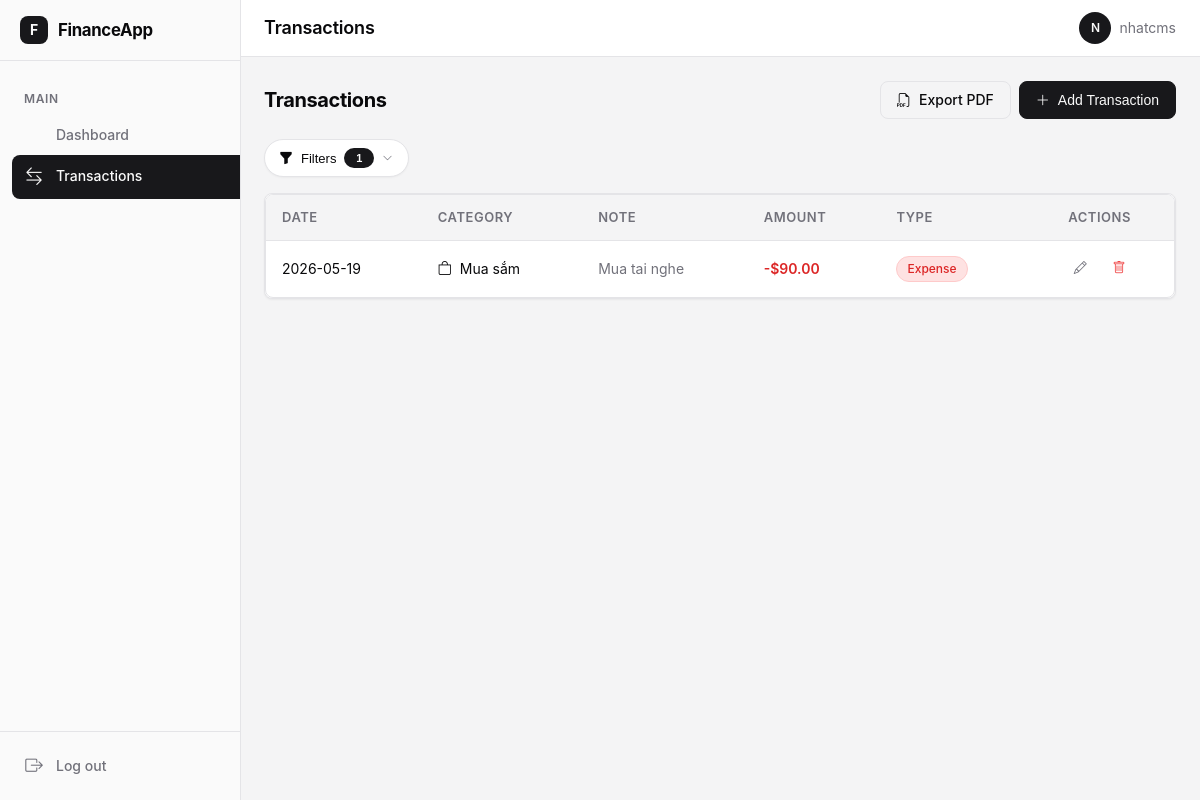
The page /transactions?category_id=5 (signed in) on the database its author committed.
### models.py (models this page shows, shortened)
class User(UserMixin, db.Model):
    id = db.Column(db.Integer, primary_key=True)
    username = db.Column(db.String(64), index=True, unique=True)
    email = db.Column(db.String(120), index=True, unique=True)
    password_hash = db.Column(db.String(256))
    transactions = db.relationship('Transaction', backref='author', lazy='dynamic')

class Transaction(db.Model):
    id = db.Column(db.Integer, primary_key=True)
    user_id = db.Column(db.Integer, db.ForeignKey('user.id'))
    category_id = db.Column(db.Integer, db.ForeignKey('category.id'))
    amount = db.Column(db.Float)
    note = db.Column(db.String(200))
    date = db.Column(db.Date, index=True, default=datetime.utcnow().date)
    created_at = db.Column(db.DateTime, default=datetime.utcnow)

class Category(db.Model):
    id = db.Column(db.Integer, primary_key=True)
    name = db.Column(db.String(64))
    type = db.Column(db.String(20)) # 'Income' or 'Expense'
    icon = db.Column(db.String(64)) # Bootstrap icon name
    transactions = db.relationship('Transaction', backref='category', lazy='dynamic')

### app.py (the view)
@app.route('/transactions')
@login_required
def transactions():
    from datetime import date, timedelta
    date_from_str = request.args.get('date_from', '').strip()
    date_to_str = request.args.get('date_to', '').strip()
    type_filter = request.args.get('type', 'All')
    category_id = request.args.get('category_id', '').strip()
    amount_min_str = request.args.get('amount_min', '').strip()
    amount_max_str = request.args.get('amount_max', '').strip()
    note_search = request.args.get('note_search', '').strip()
    today = date.today()
    if date_from_str:
        date_from = datetime.strptime(date_from_str, '%Y-%m-%d').date()
    else:
        date_from = today - timedelta(days=7)
        date_from_str = date_from.strftime('%Y-%m-%d')
    if date_to_str:
        date_to = datetime.strptime(date_to_str, '%Y-%m-%d').date()
    else:
        date_to = today
        date_to_str = date_to.strftime('%Y-%m-%d')
    query = Transaction.query.filter_by(user_id=current_user.id).join(Category)
    query = query.filter(Transaction.date >= date_from, Transaction.date <= date_to)
    if type_filter in ('Income', 'Expense'):
        query = query.filter(Category.type == type_filter)
    if category_id:
        query = query.filter(Transaction.category_id == int(category_id))
    if amount_min_str:
        query = query.filter(Transaction.amount >= float(amount_min_str))
    if amount_max_str:
        query = query.filter(Transaction.amount <= float(amount_max_str))
    if note_search:
        query = query.filter(Transaction.note.ilike(f'%{note_search}%'))
    user_transactions = query.order_by(Transaction.date.desc()).all()
    categories = Category.query.all()
    return render_template('transactions.html',
                           title='Transactions',
                           transactions=user_transactions,
                           categories=categories,
                           date_from=date_from_str,
                           date_to=date_to_str,
                           type_filter=type_filter,
                           category_id=category_id,
                           amount_min=amount_min_str,
                           amount_max=amount_max_str,
                           note_search=note_search)

### models.py (called while the page is built)
@login.user_loader
def load_user(id):
    return User.query.get(int(id))

### templates/transactions.html (shortened to what this page needs)
{% extends "base.html" %}
{% block content %}
<div class="action-bar">
    <h2>Transactions</h2>
    <div class="action-bar-actions">
        <a href="{{ url_for('export_transactions_pdf') }}" class="btn btn-outline">
            <i class="bi bi-filetype-pdf"></i>
            Export PDF
        </a>
        <button type="button" class="btn btn-primary" onclick="openModal('addTransactionModal')">
            <i class="bi bi-plus-lg"></i>
            Add Transaction
        </button>
    </div>
</div>
<div class="filter-wrapper" id="chipFilterContainer">
    <button class="filter-pill" id="filterTrigger">
        <i class="bi bi-funnel-fill"></i>
        <span>Filters</span>
        <span class="filter-badge" id="filterCount">0</span>
        <i class="bi bi-chevron-down filter-chevron"></i>
    </button>
</div>
<div class="card">
    <div class="table-container">
        <table>
            <thead>
                <tr>
                    <th>Date</th>
                    <th>Category</th>
                    <th>Note</th>
                    <th>Amount</th>
                    <th>Type</th>
                    <th class="text-center">Actions</th>
                </tr>
            </thead>
            <tbody>
                {% for txn in transactions %}
                <tr>
                    <td>{{ txn.date.strftime('%Y-%m-%d') }}</td>
                    <td>
                        <span class="flex items-center gap-2">
                            <i class="bi {{ txn.category.icon }}"></i>
                            {{ txn.category.name }}
                        </span>
                    </td>
                    <td class="text-muted">{{ txn.note or '—' }}</td>
                    <td class="{% if txn.category.type == 'Income' %}amount-positive{% else %}amount-negative{% endif %}">
                        {{ '+' if txn.category.type == 'Income' else '-' }}${{ "%.2f"|format(txn.amount) }}
                    </td>
                    <td>
                        <span class="badge {% if txn.category.type == 'Income' %}badge-income{% else %}badge-expense{% endif %}">
                            {{ txn.category.type }}
                        </span>
                    </td>
                    <td class="text-center">
                        <button class="btn btn-ghost btn-sm" title="Edit" onclick="openEditModal({{ txn.id }})">
                            <i class="bi bi-pencil"></i>
                        </button>
                        <button class="btn btn-ghost btn-sm" title="Delete" style="color: var(--destructive);" onclick="confirmDelete({{ txn.id }})">
                            <i class="bi bi-trash"></i>
                        </button>
                    </td>
                </tr>
                {% endfor %}
            </tbody>
        </table>
    </div>
</div>
{% endblock %}

### templates/base.html (shortened to what this page needs)
<!DOCTYPE html>
<html lang="en">
<head>
    <link href="https://cdn.jsdelivr.net/npm/bootstrap-icons@1.11.3/font/bootstrap-icons.css" rel="stylesheet">
    <link href="{{ url_for('static', filename='css/style.css') }}" rel="stylesheet">
</head>
<body class="{% if request.endpoint in ['login', 'register'] %}auth-body{% endif %}">
<div class="app-layout">
    {% if request.endpoint not in ['login', 'register'] %}
    <aside class="sidebar" id="sidebar">
        <div class="sidebar-header">
            <div class="sidebar-logo-icon">F</div>
            <span class="sidebar-logo-text">FinanceApp</span>
        </div>
        <nav class="sidebar-nav">
            <div class="sidebar-section-label">Main</div>
            <a class="sidebar-link {% if request.endpoint == 'dashboard' %}active{% endif %}" href="{{ url_for('dashboard') }}">
                Dashboard
            </a>
            <a class="sidebar-link {% if request.endpoint == 'transactions' %}active{% endif %}" href="{{ url_for('transactions') }}">
                <i class="bi bi-arrow-left-right"></i>
                Transactions
            </a>
        </nav>
        <div class="sidebar-footer">
            <a class="sidebar-link" href="{{ url_for('logout') }}">
                <i class="bi bi-box-arrow-right"></i>
                Log out
            </a>
        </div>
    </aside>
    {% endif %}
    <main class="main-content">
        {% if request.endpoint not in ['login', 'register'] %}
        <header class="top-header">
            <div class="top-header-left">
                <h1 class="page-title">{{ title }}</h1>
            </div>
            <div class="top-header-right">
                <div class="user-badge">
                    <span class="user-avatar">{{ current_user.username[:1].upper() }}</span>
                    <span class="hidden-mobile">{{ current_user.username }}</span>
                </div>
            </div>
        </header>
        {% endif %}
        <div class="content-area {% if request.endpoint in ['login', 'register'] %}content-auth{% endif %}">
            {% block content %}{% endblock %}
        </div>
    </main>
</div>
</body>
</html>

### rows shown on the page
User: username "N", username "nhatcms"
Transaction: date "2026-05-19", category.name "Mua sắm", note "Mua tai nghe", amount "90.00", category.type "Expense"
Category: type "-"

### other values the page prints
{{ title }} "Transactions"
